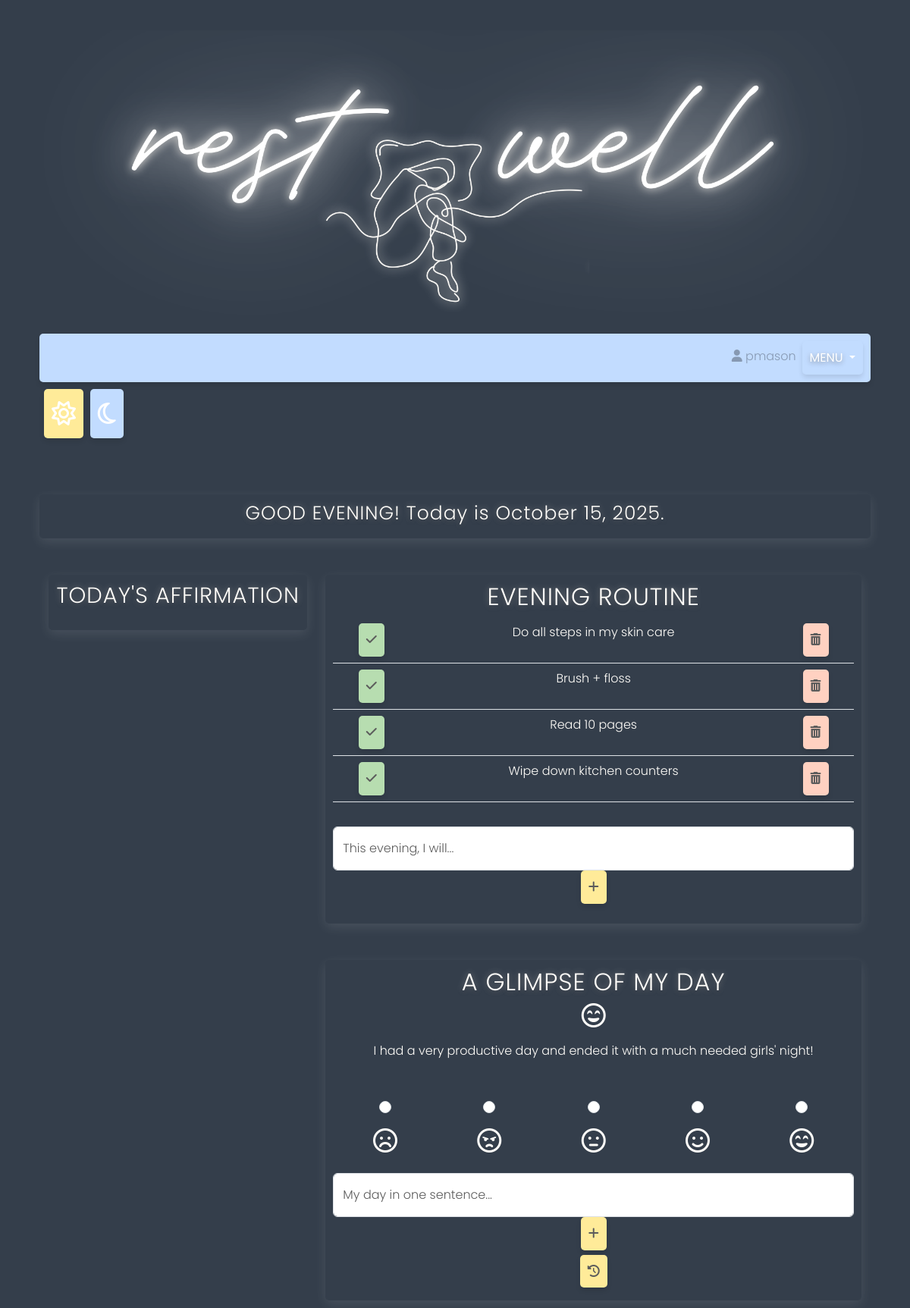
The page /evening (signed in) on the database its author committed.
### tables this page shows
CREATE TABLE users (id INTEGER PRIMARY KEY AUTOINCREMENT, username TEXT NOT NULL UNIQUE, hash TEXT NOT NULL);

CREATE TABLE daily_mood (id INTEGER PRIMARY KEY AUTOINCREMENT, user_id INTEGER NOT NULL, sentence TEXT NOT NULL, mood TEXT NOT NULL, date TEXT NOT NULL);

CREATE TABLE evening_steps (id INTEGER PRIMARY KEY AUTOINCREMENT, user_id INTEGER NOT NULL, step_name TEXT NOT NULL, FOREIGN KEY (user_id) REFERENCES users(id));

### app.py (the view)
@app.route("/evening", methods=["GET", "POST"])
@login_required
def evening():
    user_data = db.execute(
        "SELECT username FROM users WHERE id = ?", session["user_id"]
    )
    username = user_data[0]["username"]
    today = date.today()
    today_formatted = today.strftime("%B %d, %Y")
    evening_steps = []
    step_count_data = db.execute(
        "SELECT COUNT(step_name) FROM evening_steps WHERE user_id = ?", session["user_id"])
    step_count = step_count_data[0]["COUNT(step_name)"]
    steps_data = db.execute(
        "SELECT step_name FROM evening_steps WHERE user_id = ?", session["user_id"])
    for step in range(step_count):
        evening_steps.append(steps_data[step]["step_name"])
    sentences = db.execute(
        "SELECT mood, sentence FROM daily_mood WHERE user_id = ? AND date = ?", session["user_id"], today)
    try:
        todays_sentence = sentences[0]["sentence"]
        todays_mood = sentences[0]["mood"]
    except:
        todays_sentence = ""
        todays_mood = ""
    return render_template("evening.html", date=today_formatted, username=username, evening_steps=evening_steps, todays_sentence=todays_sentence, todays_mood=todays_mood)

### app.py (called while the page is built)
@app.after_request
def after_request(response):
    response.headers["Cache-Control"] = "no-cache, no-store, must-revalidate"
    response.headers["Expires"] = 0
    response.headers["Pragma"] = "no-cache"
    return response

@app.context_processor
def inject_user():
    return {'username': session.get('username')}

### helpers.py (called while the page is built)
def login_required(f):
    @wraps(f)
    def decorated_function(*args, **kwargs):
        if session.get("user_id") is None:
            return redirect("/login")
        return f(*args, **kwargs)
    return decorated_function

### templates/evening.html (shortened to what this page needs)
{% extends "evening_layout.html" %}
{% block main %}
    <div class="separate-section pm-section">
        <h5 class="pm-headings" text-align="center">GOOD EVENING! Today is {{date}}.</h5>
    </div>
    <div class="container mt-5">
        <div class="row">
            <div class="col-sm-4">
                <div class="separate-section pm-section">
                    <h3 class="pm-headings">TODAY'S AFFIRMATION</h3>
                    <div id="affirmation"></div>
                </div>
            </div>
            <div class="col-sm-8">
                <div class="separate-section pm-section">
                    <h2 class="pm-headings">EVENING ROUTINE</h2>
                    <div class="table-responsive">
                        <table class="table my-table">
                            {% for step in evening_steps %}
                                <tr>
                                    <td>
                                        <button type="button" class="buttons check-btn" id="check_button" name="check_off" value="{{ step }}"><i class="fa fa-check"></i></button>
                                    </td>
                                    <td>
                                        <span class="step-text">{{ step }}</span>
                                    </td>
                                    <td>
                                        <form action="/delete" method="post">
                                            <button type="submit" class="buttons" id="delete-btn" name="delete_evening_step" value="{{ step }}"><i class="fas fa-trash-can"></i></button>
                                        </form>
                                    </td>
                                </tr>
                            {% endfor %}
                        </table>
                    </div>
                    <form action="/addstep" method="post">
                        <div class="form-floating mb-3 mt-3">
                            <input autocomplete="off" type="text" class="form-control" name="new_evening_step" required placeholder="This evening, I will...">
                            <label for="new_evening_step">This evening, I will...</label>
                            <button type="submit" class="buttons"><i class="fa-solid fa-plus" aria-hidden="true"></i></button>
                        </div>
                    </form>
                </div>
                <div class="mt-5">
                    <div class="separate-section pm-section">
                        <h2 class="pm-headings">A GLIMPSE OF MY DAY</h2>
                        {% if todays_mood == "sad" %}
                            <p><i class="far fa-frown mood-icon"></i></p>
                        {% elif todays_mood == "angry" %}
                            <p><i class="far fa-angry mood-icon"></i></p>
                        {% elif todays_mood == "meh" %}
                            <p><i class="far fa-meh mood-icon"></i></p>
                        {% elif todays_mood == "calm" %}
                            <p><i class="far fa-smile mood-icon"></i></p>
                        {% elif todays_mood == "excited" %}
                            <p><i class="far fa-grin-beam mood-icon"></i></p>
                        {% else %}
                            <p></p>
                        {% endif %}
                        <p id="completed_message">{{ todays_sentence }}</p>
                        <form action="/dailyEntry" method="post" id="daily_form">
                            <table class="table table-borderless my-table">
                                <tr>
                                    <div class="form-check">
                                        <td><input type="radio" id="frown" class="form-check-input" name="mood_selection" value="sad" required></td>
                                        <td><input type="radio" id="grimace" class="form-check-input" name="mood_selection" value="angry"></td>
                                        <td><input type="radio" id="meh" class="form-check-input" name="mood_selection" value="meh"></td>
                                        <td><input type="radio" id="calm" class="form-check-input" name="mood_selection" value="calm"></td>
                                        <td><input type="radio" id="excited" class="form-check-input" name="mood_selection" value="excited"></td>
                                    </div>
                                </tr>
                                <tr>
                                    <td><i class="far fa-frown mood-icon"></i></td>
                                    <td><i class="far fa-angry mood-icon"></i></td>
                                    <td><i class="far fa-meh mood-icon"></i></td>
                                    <td><i class="far fa-smile mood-icon"></i></td>
                                    <td><i class="far fa-grin-beam mood-icon"></i></td>
                                </tr>
                            </table>
                            <div class="form-floating mb-3 mt-3">
                                <input type="text" autocomplete="off" class="form-control" name="sentence" id="sentence" required placeholder="My day in one sentence...">
                                <label for="sentence">My day in one sentence...</label>
                                <button type="submit" class="buttons"><i class="fa-solid fa-plus" aria-hidden="true"></i></button>
                            </div>
                        </form>
                        <p text-align="center"><a class="buttons" href="/dailyHistory"><i class="fa fa-history"></i></a></p>
                    </div>
                </div>
            </div>
{% endblock %}

### templates/evening_layout.html (shortened to what this page needs)
<!DOCTYPE html>
<html lang="en">
    <head>
        <link href="https://cdn.jsdelivr.net/npm/bootstrap@5.3.3/dist/css/bootstrap.min.css" rel="stylesheet">
        <link href="/static/styles.css" rel="stylesheet">
        <link rel="stylesheet" href="https://cdnjs.cloudflare.com/ajax/libs/font-awesome/6.5.2/css/all.min.css">
    </head>
    <body class="pm-body">
        <div class="header-img">
            <img src="static/images/evening_logo.png" width=100%>
        </div>
        {% if not session["user_id"] %}
            <nav class="navbar navbar-expand-sm my-navbar pm-nav">
                <div class="container-fluid">
                    <ul class="navbar-nav">
                        <li class="nav-item">
                            <a class="nav-link" href="/register">Register</a>
                        </li>
                        <li class="nav-item">
                            <a class="nav-link" ihref="/login">Log In</a>
                        </li>
                    </ul>
                </div>
            </nav>
        {% else %}
            <div class="container-fluid">
                <nav class="navbar navbar-expand-sm my-navbar pm-nav">
                    <div class="collapse navbar-collapse" id="collapsibleNavbar">
                        <ul class="navbar-nav ms-auto">
                            <li class="nav-item">
                                <a class="nav-link disabled" href="#"><i class="fa fa-user" aria-hidden="true"></i> {{ username }}</a>
                            </li>
                            <li class="nav-item">
                                <div class="dropdown">
                                    <button type="button" class="buttons pm-button dropdown-toggle" data-bs-toggle="dropdown">
                                        <h7 class="pm-headings">MENU</h7>
                                    </button>
                                </div>
                            </li>
                        </ul>
                    </div>
                </div>
            <div class="am-pm-btns">
                <table class="table table-borderless my-table">
                    <tr>
                        <td>
                            <a class="buttons am-button" href="/"><i class="fa-regular fa-sun"></i></a>
                            <a class="buttons pm-button" href="/evening"><i class="fa-regular fa-moon"></i></a>
                        </td>
                    </tr>
                </table>
            </div>
        {% endif %}
        <main class="container py-5 text-center">
            {% block main %}{% endblock %}
        </main>
    </body>
</html>

### static/styles.css (style rules this page uses)
.header-img { width: 100%; height: auto; object-fit: cover; max-height: 400px; }
h2 { font-family: 'Poppins', sans-serif; font-weight: 300; font-size: 32px; font-weight: 300; font-style: normal; font-variant: normal; letter-spacing: 1px; color: inherit; }
h3 { font-family: 'Poppins', sans-serif; color: inherit; font-weight: 300; font-size: 29px; font-weight: 300; font-style: normal; font-variant: normal; letter-spacing: 1px; }
h5 { font-family: 'Poppins', sans-serif; font-size: 25px; font-weight: 300; font-style: normal; font-variant: normal; letter-spacing: 1px; color: inherit; }
.pm-headings { text-shadow: 0 0 8px rgba(255, 255, 255, 0.4), 0 2px 6px rgba(0, 0, 0, 0.4); }
body { font-family: 'Poppins', sans-serif; font-weight: 300; padding: 40px; }
.pm-body { background-color: rgba(30, 42, 56, 0.9); color: #FFFDF9; }
.form-floating { color: #5C5C5C; }
.buttons { color: #5C5C5C; background-color: #FFEB99; border-radius: 5px; border: none; font-family: 'Poppins', sans-serif; padding: 10px; box-shadow: 0 4px 6px rgba(0, 0, 0, 0.1); }
.check-btn { background-color: #B7DDB0; }
#delete-btn { background-color: #FFD1C1; }
.my-table, .my-table th, .my-table td { background-color: transparent !important; color: inherit; }
#affirmation { padding: 5px; }
.separate-section { border: none; padding: 10px; border-radius: 5px; background-color: transparent; }
.pm-section { box-shadow: 0 5px 15px rgba(255, 255, 255, 0.1); }
.my-navbar { box-shadow: 0 4px 6px rgba(0, 0, 0, 0.1); border-radius: 5px; padding: 10px; }
.pm-button, .pm-nav { background-color: #c2dcff; color: #FFFFFF; }
.am-button, .am-nav { background-color: #ffeb99; color: #FFFFFF; }
.mood-icon { font-size: xx-large; }
.am-pm-btns { font-size: xx-large; padding: 10px; }

### rows shown on the page
users: username "pmason"
daily_mood: date "October 15, 2025", sentence "I had a very productive day and ended it with a much needed girls' night!"
evening_steps: step_name "Do all steps in my skin care"
evening_steps: step_name "Brush + floss"
evening_steps: step_name "Read 10 pages"
evening_steps: step_name "Wipe down kitchen counters"
